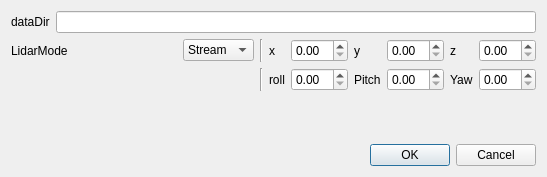
<?xml version="1.0" encoding="UTF-8"?>
<ui version="4.0">
 <class>registerDialog</class>
 <widget class="QDialog" name="registerDialog">
  <property name="geometry">
   <rect>
    <x>0</x>
    <y>0</y>
    <width>547</width>
    <height>177</height>
   </rect>
  </property>
  <property name="sizePolicy">
   <sizepolicy hsizetype="Fixed" vsizetype="Fixed">
    <horstretch>0</horstretch>
    <verstretch>0</verstretch>
   </sizepolicy>
  </property>
  <property name="windowTitle">
   <string>About ...</string>
  </property>
  <property name="windowIcon">
   <iconset>
    <normaloff>../logo.ico</normaloff>../logo.ico</iconset>
  </property>
  <property name="sizeGripEnabled">
   <bool>false</bool>
  </property>
  <property name="modal">
   <bool>true</bool>
  </property>
  <layout class="QVBoxLayout" name="verticalLayout">
   <item>
    <layout class="QHBoxLayout" name="horizontalLayout_4">
     <item>
      <widget class="QLabel" name="dataDirLabel">
       <property name="sizePolicy">
        <sizepolicy hsizetype="Minimum" vsizetype="Preferred">
         <horstretch>0</horstretch>
         <verstretch>0</verstretch>
        </sizepolicy>
       </property>
       <property name="text">
        <string>dataDir</string>
       </property>
       <property name="openExternalLinks">
        <bool>true</bool>
       </property>
      </widget>
     </item>
     <item>
      <widget class="QLineEdit" name="dataDirLineEdit">
       <property name="sizePolicy">
        <sizepolicy hsizetype="Expanding" vsizetype="Fixed">
         <horstretch>0</horstretch>
         <verstretch>0</verstretch>
        </sizepolicy>
       </property>
      </widget>
     </item>
    </layout>
   </item>
   <item>
    <layout class="QGridLayout" name="gridLayout">
     <item row="3" column="1">
      <widget class="Line" name="line_2">
       <property name="orientation">
        <enum>Qt::Vertical</enum>
       </property>
      </widget>
     </item>
     <item row="1" column="1">
      <widget class="Line" name="line_3">
       <property name="orientation">
        <enum>Qt::Vertical</enum>
       </property>
      </widget>
     </item>
     <item row="0" column="0">
      <layout class="QHBoxLayout" name="horizontalLayout_2">
       <item>
        <widget class="QLabel" name="lidarModeLabel_2">
         <property name="sizePolicy">
          <sizepolicy hsizetype="Expanding" vsizetype="Preferred">
           <horstretch>0</horstretch>
           <verstretch>0</verstretch>
          </sizepolicy>
         </property>
         <property name="text">
          <string>LidarMode</string>
         </property>
         <property name="openExternalLinks">
          <bool>true</bool>
         </property>
        </widget>
       </item>
       <item>
        <widget class="QComboBox" name="lidarModeComboBox">
         <property name="sizePolicy">
          <sizepolicy hsizetype="Minimum" vsizetype="Fixed">
           <horstretch>0</horstretch>
           <verstretch>0</verstretch>
          </sizepolicy>
         </property>
         <property name="minimumSize">
          <size>
           <width>0</width>
           <height>0</height>
          </size>
         </property>
         <property name="iconSize">
          <size>
           <width>20</width>
           <height>16</height>
          </size>
         </property>
         <item>
          <property name="text">
           <string>Stream</string>
          </property>
         </item>
         <item>
          <property name="text">
           <string>Reader</string>
          </property>
         </item>
        </widget>
       </item>
      </layout>
     </item>
     <item row="0" column="6">
      <widget class="QLabel" name="zLabel">
       <property name="text">
        <string>z</string>
       </property>
      </widget>
     </item>
     <item row="0" column="7">
      <widget class="QDoubleSpinBox" name="zSpinBox"/>
     </item>
     <item row="1" column="2">
      <widget class="QLabel" name="rollLabel">
       <property name="text">
        <string>roll</string>
       </property>
      </widget>
     </item>
     <item row="0" column="3">
      <widget class="QDoubleSpinBox" name="xSpinBox"/>
     </item>
     <item row="0" column="2">
      <widget class="QLabel" name="xLabel">
       <property name="text">
        <string>x</string>
       </property>
      </widget>
     </item>
     <item row="1" column="7">
      <widget class="QDoubleSpinBox" name="yawSpinBox"/>
     </item>
     <item row="0" column="5">
      <widget class="QDoubleSpinBox" name="ySpinBox"/>
     </item>
     <item row="1" column="3">
      <widget class="QDoubleSpinBox" name="rollSpinBox"/>
     </item>
     <item row="1" column="4">
      <widget class="QLabel" name="pitchLabel">
       <property name="text">
        <string>Pitch</string>
       </property>
      </widget>
     </item>
     <item row="1" column="5">
      <widget class="QDoubleSpinBox" name="pitchSpinBox"/>
     </item>
     <item row="0" column="4">
      <widget class="QLabel" name="yLabel">
       <property name="text">
        <string>y</string>
       </property>
      </widget>
     </item>
     <item row="0" column="1">
      <widget class="Line" name="line">
       <property name="orientation">
        <enum>Qt::Vertical</enum>
       </property>
      </widget>
     </item>
     <item row="1" column="6">
      <widget class="QLabel" name="yawLabel">
       <property name="text">
        <string>Yaw</string>
       </property>
      </widget>
     </item>
     <item row="2" column="0">
      <layout class="QHBoxLayout" name="horizontalLayout_3"/>
     </item>
    </layout>
   </item>
   <item>
    <spacer name="verticalSpacer">
     <property name="orientation">
      <enum>Qt::Vertical</enum>
     </property>
     <property name="sizeHint" stdset="0">
      <size>
       <width>20</width>
       <height>20</height>
      </size>
     </property>
    </spacer>
   </item>
   <item>
    <layout class="QHBoxLayout" name="horizontalLayout">
     <item>
      <spacer name="horizontalSpacer_2">
       <property name="orientation">
        <enum>Qt::Horizontal</enum>
       </property>
       <property name="sizeHint" stdset="0">
        <size>
         <width>40</width>
         <height>20</height>
        </size>
       </property>
      </spacer>
     </item>
     <item>
      <widget class="QDialogButtonBox" name="buttonBox">
       <property name="standardButtons">
        <set>QDialogButtonBox::Cancel|QDialogButtonBox::Ok</set>
       </property>
      </widget>
     </item>
    </layout>
   </item>
  </layout>
 </widget>
 <resources/>
 <connections>
  <connection>
   <sender>buttonBox</sender>
   <signal>accepted()</signal>
   <receiver>registerDialog</receiver>
   <slot>accept()</slot>
   <hints>
    <hint type="sourcelabel">
     <x>348</x>
     <y>147</y>
    </hint>
    <hint type="destinationlabel">
     <x>234</x>
     <y>84</y>
    </hint>
   </hints>
  </connection>
  <connection>
   <sender>buttonBox</sender>
   <signal>rejected()</signal>
   <receiver>registerDialog</receiver>
   <slot>reject()</slot>
   <hints>
    <hint type="sourcelabel">
     <x>348</x>
     <y>147</y>
    </hint>
    <hint type="destinationlabel">
     <x>234</x>
     <y>84</y>
    </hint>
   </hints>
  </connection>
 </connections>
</ui>
